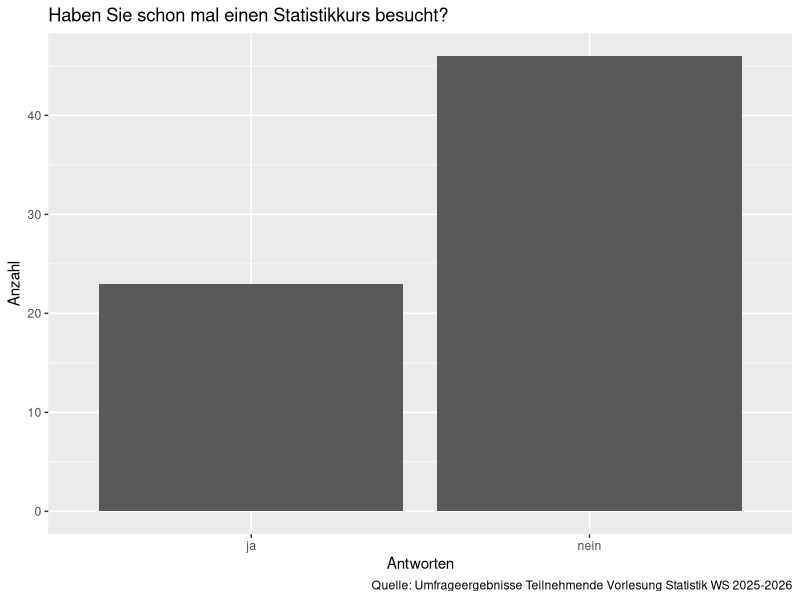

Recreate this plot in R.
## ---- chunk 1
#| echo: false
#| message: false
#| warning: false
library(tidyverse)
library(kableExtra)
## ---- chunk 2
#| message: false
#| warning: false
library(tidyverse)
## ---- chunk 3
#| message: false
#| warning: false
car_numbers <- read_delim(file = 'Daten/autos_2025-10-12.csv', delim = ';')
## ---- chunk 4
car_numbers
## ---- chunk 5
car_numbers$geo
## ---- chunk 6
car_numbers[3, 1]
## ---- chunk 7
car_numbers[, 1]
## ---- chunk 8
car_numbers[1,]
## ---- chunk 9
car_numbers_short <- tibble(Land = car_numbers$geo, Zeit = car_numbers$TIME_PERIOD)
## ---- chunk 10
write_delim(x = car_numbers_short, file = 'Daten/geo.csv', delim = ';')
## ---- chunk 11
#| echo: false
#| warning: false
#| message: false
umfrage <- read_delim(file = 'Daten/Datenerhebung_kurz_2025.csv', delim = ';')

## ---- chunk 12
#| echo: false
ggplot(umfrage, mapping = aes(x = `Haben Sie schon mal einen Statistikkurs besucht?`)) +
  geom_bar() +
  labs(x = 'Antworten',
       y = 'Anzahl',
       title = 'Haben Sie schon mal einen Statistikkurs besucht?',
       caption = 'Quelle: Umfrageergebnisse Teilnehmende Vorlesung Statistik WS 2025-2026')
